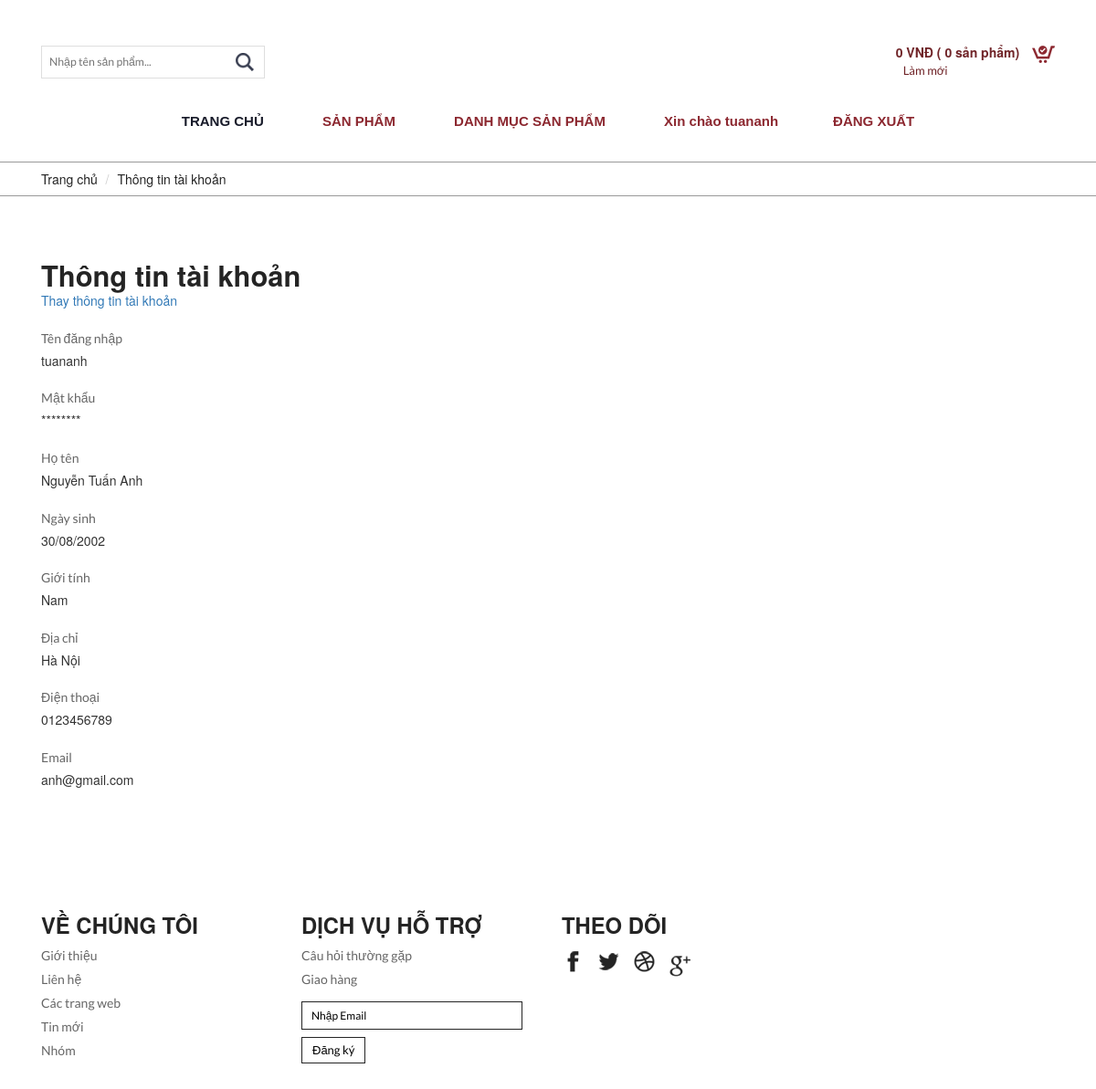
The app's page /page/ThongTinTaiKhoan.php (signed in) with its own data.
### tables this page shows
CREATE TABLE `thanhvien` (
  `TenDangNhap` varchar(255) NOT NULL,
  `MatKhau` text NOT NULL,
  `HoTen` text NOT NULL,
  `NgaySinh` date NOT NULL,
  `GioiTinh` text NOT NULL,
  `DiaChi` text NOT NULL,
  `DienThoai` text NOT NULL,
  `Email` text NOT NULL
);

### page/ThongTinTaiKhoan.php (the view, shortened to what this page needs)
<?php
include("../layout/header.php");
global $conn;
$layThongTin="SELECT * FROM thanhvien WHERE TenDangNhap='".$_SESSION["tendangnhap"]."'";
$truyvanlayThongTin=mysqli_query($conn,$layThongTin);
$cot=mysqli_fetch_array($truyvanlayThongTin);
?>
<div class="breadcrumbs">
    <div class="container">
        <div class="breadcrumbs-main">
            <ol class="breadcrumb">
                <li><a href="index.php">Trang chủ</a></li>
                <li class="active">Thông tin tài khoản</li>
            </ol>
        </div>
    </div>
</div>
<div class="account">
    <div class="container">
        <div class="account-bottom">
            <div class="col-md-6 account-left">
                <form method="post" action="<?php echo $_SERVER["PHP_SELF"] ?>">
                    <div class="account-top heading">
                        <h3>Thông tin tài khoản </h3>
                        <a href="#" id="a_doithongtin">Thay thông tin tài khoản</a>
                    </div>
                    <div class="address">
                        <span>Tên đăng nhập</span>
                        <p><?php echo $cot["TenDangNhap"]; ?></p>
                    </div>
                    <div class="address">
                        <span>Mật khẩu</span>
                        <p>******** </p>
                    </div>
                    <div class="address">
                        <span>Họ tên</span>
                        <p><?php echo $cot["HoTen"]; ?></p>
                    </div>
                    <div class="address">
                        <span>Ngày sinh</span>
                        <p><?php echo date("d/m/Y",strtotime($cot["NgaySinh"])); ?></p>
                    </div>
                    <div class="address">
                        <span>Giới tính</span>
                        <p>
                       <?php
                            if($cot["GioiTinh"]=="F")
                                echo "Nữ";
                            else
                                echo "Nam";
                       ?>
                        </p>
                    </div>
                    <div class="address">
                        <span>Địa chỉ</span>
                        <p><?php echo $cot["DiaChi"]; ?></p>
                    </div>
                    <div class="address">
                        <span>Điện thoại</span>
                        <p><?php echo $cot["DienThoai"]; ?></p>
                    </div>
                    <div class="address">
                        <span>Email</span>
                        <p><?php echo $cot["Email"]; ?></p>
                    </div>
                </form>
            </div>
            <div class="clearfix"> </div>
        </div>
    </div>
</div>
<?php
include("../layout/footer.php");
?>

### css/cssNguoiDung/style.css (style rules this page uses)
body { background:#fff; }
body a { transition: 0.5s all; -webkit-transition: 0.5s all; -o-transition: 0.5s all; -moz-transition: 0.5s all; -ms-transition: 0.5s all; }
.heading h3 { color: #242424; font-size: 2.2em; font-weight: 600; margin: 0; }
.account { padding:6em 0px; }
.address span { font-size: 14px; color: #666; display: block; padding-bottom: 4px; font-family: 'Lato', sans-serif; }
.address { margin-top:4%; }
.breadcrumbs { border-top: 1px solid #999; border-bottom: 1px solid #999; margin-top: 1em; }
ol.breadcrumb { margin: 0; }
.breadcrumb li a { color:#242424; }
.breadcrumb > .active { color: #242424; }
.breadcrumb { background: none; }
@media (max-width:1280px) { .contact,.account,.ckeckout { padding: 5em 0px; } }

### records on screen
thanhvien: TenDangNhap "tuananh", HoTen "Nguyễn Tuấn Anh", NgaySinh "30/08/2002", DiaChi "Hà Nội", DienThoai "0123456789", Email "anh@gmail.com"

### other values on screen
$_SESSION["tendangnhap"] "tuananh"
